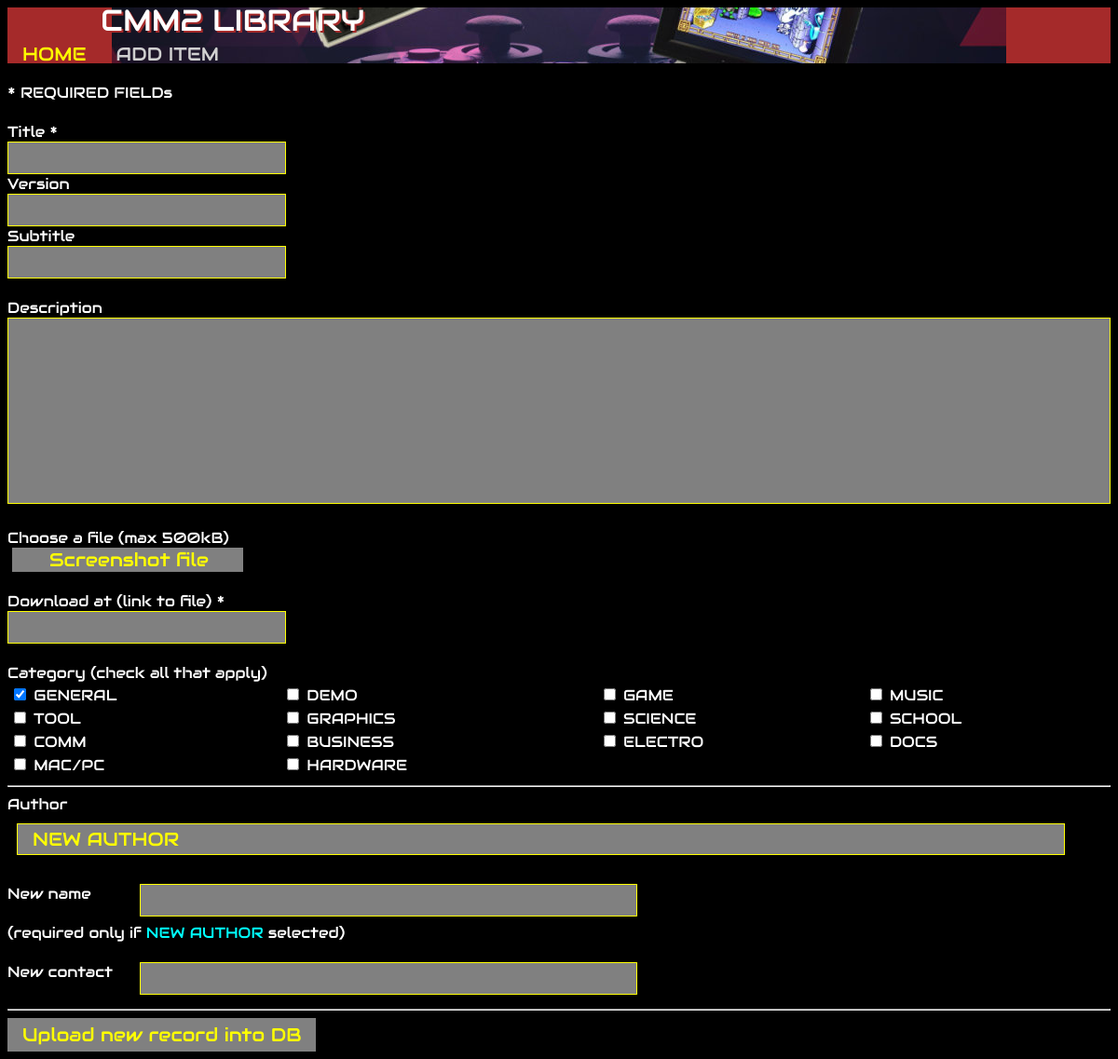
The page /newApp.php on the database as committed earlier.
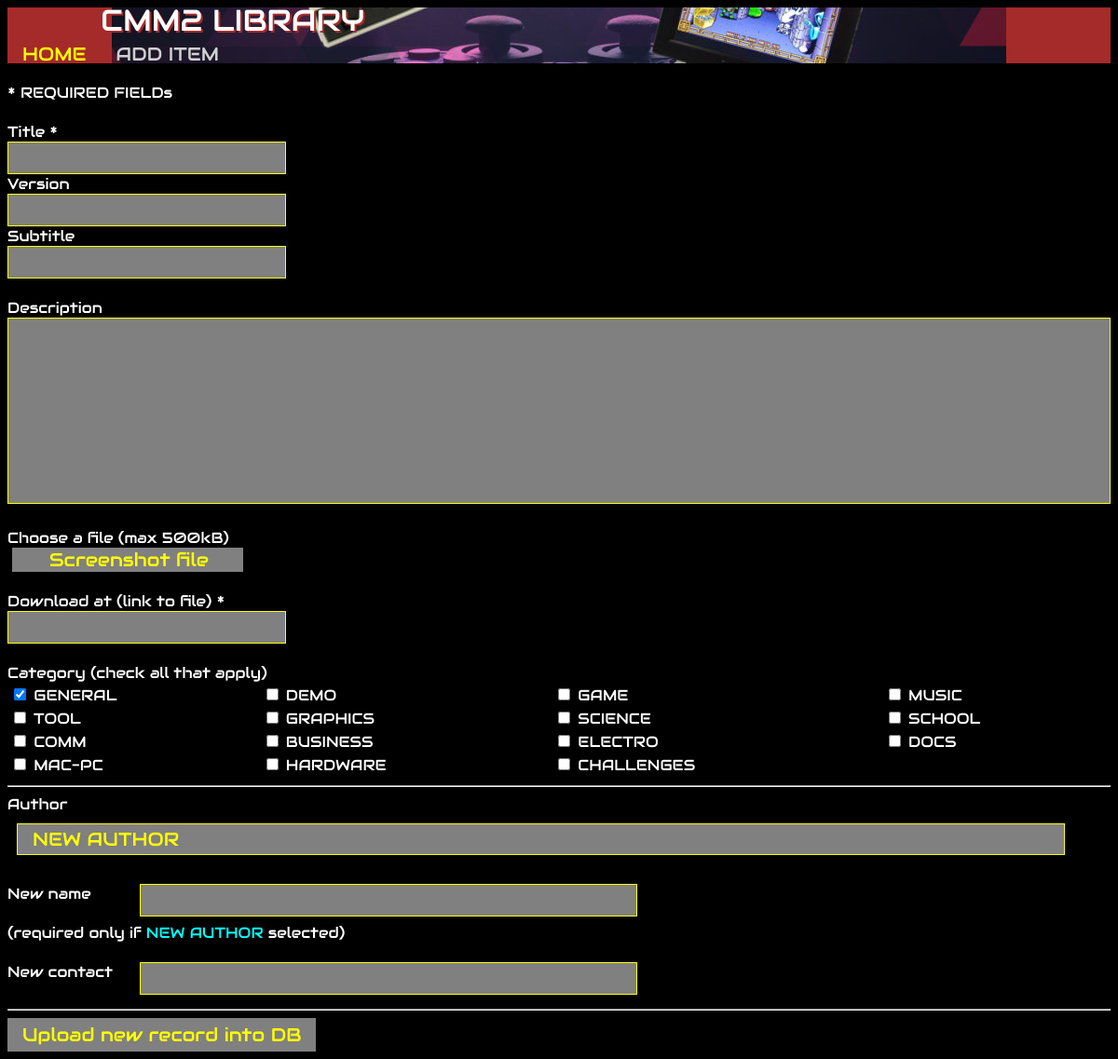
The same page on the database as committed later.
### tables this page shows
CREATE TABLE IF NOT EXISTS `categories` (
  `id` int(11) NOT NULL AUTO_INCREMENT,
  `category` varchar(200) NOT NULL,
  PRIMARY KEY (`id`),
  KEY `name` (`category`)
);

### newApp.php (the view, shortened to what this page needs)
<!DOCTYPE html>
<html>
<head>
</head>
<body>
<div class="navbar">
	<a href="index.php">HOME</a>
	<div>ADD ITEM</div>
</div>
<div style="text-shadow: 2px 2px brown;font-family: 'Audiowide', sans-serif;line-height: 90%;padding-left: 100px;position: fixed; color: White; margin-top: -60px;font-size: 32px;">
CMM2 LIBRARY
</div>
	<?php
		$authors = array();
		$contacts = array();
		$sql= 'SELECT * FROM authors ORDER BY author ASC';
		$result = mysql_query($sql) or die('Query failed: ' . mysql_error());
		if ($result)
		{
			while ($row = mysql_fetch_assoc($result))
			{
				$authors[$row['id']] = $row['author'];
				$contacts[$row['id']] = $row['contact'];
			}
		}
		$authors['1'] = 'NEW AUTHOR';
		$contacts['1'] = '';
	?>
	<br> * REQUIRED FIELDs<br><br>
	<form name="addPrg" action="insertNewApp.php"  onsubmit="return validateForm()" method="post" enctype="multipart/form-data">
		Title *<br><input type="text" name="title">&nbsp;&nbsp;&nbsp;<br>
		Version <br><input type="text" name="version">&nbsp;&nbsp;&nbsp;<br>
		Subtitle <br><input type="text" name="subtitle"><br><br>
		Description <br><textarea name="description" rows="25" cols="80" style="resize:none"></textarea><br>
		<br>Choose a file (max 500kB)<span class="file-name" id="fileInfo"></span><br>
		<input type="file" id="screen" name="screen" class="customFile" onchange="validateFile()">
		<br><br>
		Download at (link to file) *<br><input type="text" name="link" width=200px><br><br>
		Category (check all that apply)<br>
			<?php
				$countCat = 1;
				$sql= 'SELECT * FROM categories ORDER BY id ASC';
				$result = mysql_query($sql) or die('Query failed: ' . mysql_error());
				echo '<table style="width:100%"><tr>';
				if ($result)
					while ($row = mysql_fetch_assoc($result))
					{
						echo '<td>';
						echo '<input type="checkbox" name="category' . $row['id'] . '" value="' . $row['id'] . '"';
						if ($row['id'] == 1)
							echo ' checked>';
						else
							echo '>';
						echo '<label for category' . $row['id'] . ' class "container"> ' . strtoupper($row['category']);
						echo '</label></td>';
						$countCat++;
						if ($countCat == 5)
						{
							$countCat = 1;
							echo '</tr>';
						}
					}
				echo '</table>';
			?>
		<hr>
			<label for="author">Author </label>
			<?php
			echo '<select class="select-css" id="author" name="author" onchange="authorSelected()">';
				for ($i = 1; $i <= count($authors); $i++)
				{
					$au = $authors[$i]; if ($contacts[$i] != '') $au .= ' {' . $contacts[$i] . '}';
					echo '<option value="' . $i . '">' . $au . '</option>';
				}
			echo '</select><br>';
			?>
			New name <input style="left:150px;position:absolute;width:500px" type="text" name="new_author" id="new_author"><br>
			<br>(required only if <span style="color:cyan;">NEW AUTHOR</span> selected)<br>
			<br>New contact <input style="left:150px;position:absolute;width:500px" type="text" name="contact" id="contact"><br><br>
		<hr>
		<input id="submit" type="submit" value="Upload new record into DB" onmouseover="submitOver()" onmouseout="submitOut()">
	</form>
</body>
</html>

Rows that differ between the two databases and show on the page:
changed categories: category "MAC/PC" → "MAC-PC"
added categories: category "CHALLENGES"
